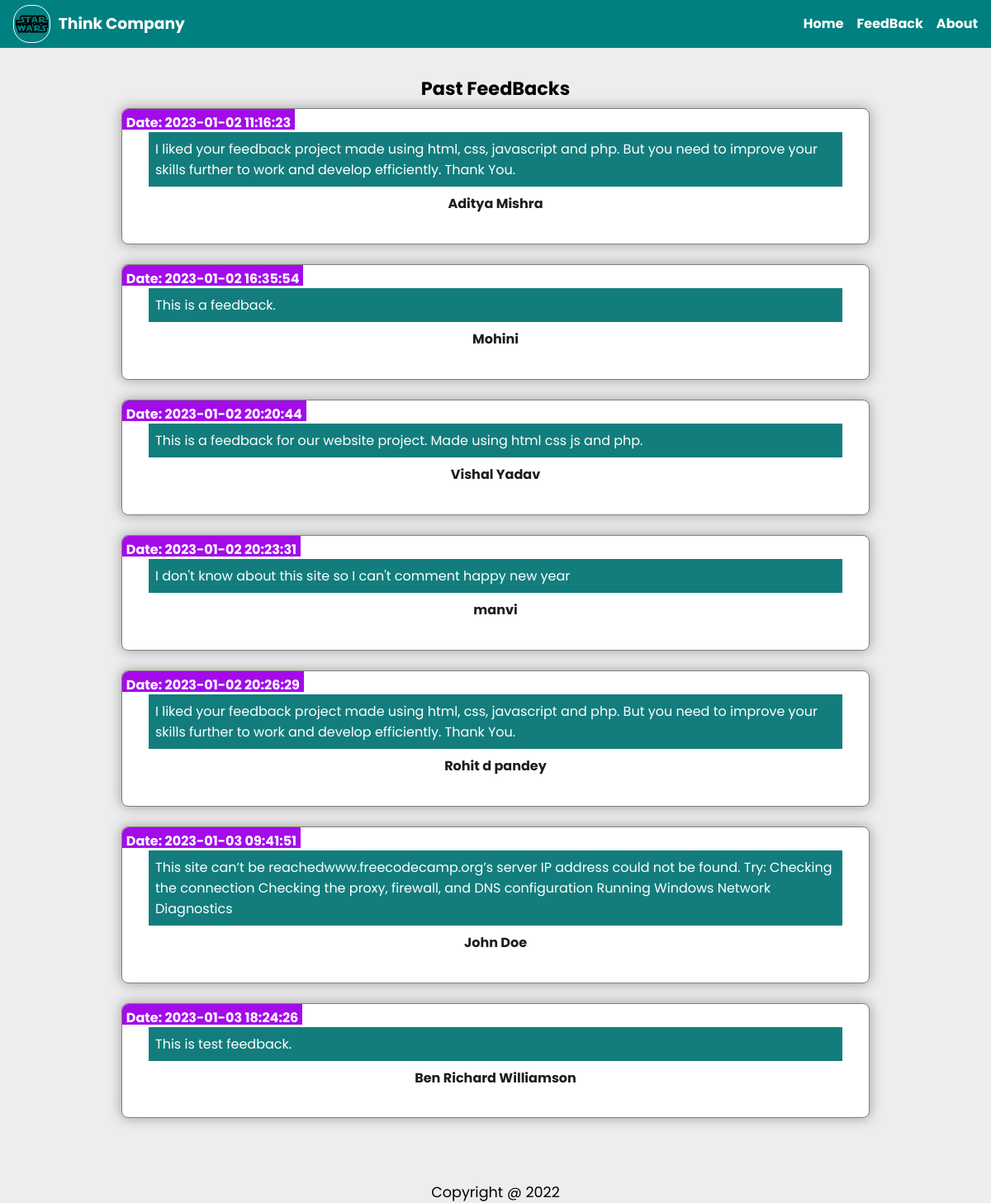
The app's page /home.php with its own data.
### tables this page shows
CREATE TABLE `feedbacks` (
  `id` int(11) NOT NULL,
  `name` varchar(255) NOT NULL,
  `email` varchar(255) NOT NULL,
  `body` text NOT NULL,
  `Date` datetime NOT NULL DEFAULT current_timestamp()
);

### home.php (the view, shortened to what this page needs)
<?php   include "Config/database.php"  ?>
<?php  include "Components/header.php";  ?>
<?php
$sql = 'SELECT * FROM feedbacks';
$result = mysqli_query($connec,$sql);
$feedback = mysqli_fetch_all($result,MYSQLI_ASSOC);
?>
<div class="feedback">
<h1 class="title">Past FeedBacks</h1>
<?php foreach($feedback as $key => $item ): ?>
   <div class="fb_card">
   <div class="date">
        <li>Date: <?php echo $item['Date']; ?></li>
     </div>
    <div class="card_body">
      <p> <?php echo $item['body']; ?> </p>
    </div>
    <div class="card_name">
      <h4> <?php echo $item['name']; ?> </h4>
      <br>
    </div>
    </div>
<?php endforeach; ?>
</div>
<?php  include "Components/footer.php";  ?>

### Components/header.php (shortened to what this page needs)
<!DOCTYPE html>
<html lang="en">
<head>
    <link rel="stylesheet" href="https://cdnjs.cloudflare.com/ajax/libs/font-awesome/4.7.0/css/font-awesome.min.css">
    <link rel="stylesheet" href="css/main.css">
</head>
<body>
    <div class="main_container">
        <nav>
            <div class="logo_with_name">
            <img src="images/logo.png" alt="logo">
            <h3>Think Company</h3>
            </div>
           <ul>
            <a href="home.php"><li>Home</li></a>
            <a href="index.php"><li>FeedBack</li></a>
            <a href="about.php"><li>About</li></a>
           </ul>
        </nav>

### Components/footer.php (shortened to what this page needs)
<footer>
            <p>Copyright @ 2022</p>
        </footer>
    </div>
</body>
</html>

### css/main.css (style rules this page uses)
* { margin: 0; padding: 0; font-family: "Poppins", sans-serif; }
nav { box-sizing: border-box; display: flex; flex-direction: row; float: left; justify-content: space-between; align-items: center; width: 100vw; background-color: teal; padding: 0.4em 1em 0.4em 1em; color: white; }
nav img { height: 2.5em; width: 2.5em; border: 1px solid; border-radius: 1.25em; padding: 0.1em; background-color: inherit; }
nav .logo_with_name { display: flex; float: left; align-items: center; gap: 0.6em; background-color: inherit; cursor: pointer; }
nav ul { list-style: none; padding-left: 0; display: flex; float: left; gap: 1em; }
nav ul a { text-decoration: none; color: white; font-weight: bolder; }
footer { display: flex; justify-content: center; padding-top: 3em; font-size: 1.1em; cursor: pointer; padding-bottom: auto; }
body { background-color: rgb(237, 237, 237); }
.feedback { display: flex; flex-direction: column; align-items: center; width: 100%; justify-content: center; padding-top: 2em; margin: 0; }
.feedback .title { margin-bottom: 0.3em; font-size: 1.4em; }
.feedback .fb_card { border: gray 1px solid; margin-bottom: 1.5em; padding: 0em 2em 2.2em 2em; border-radius: 0.5em; background-color: white; box-shadow: rgb(167, 165, 165) 0 0 15px 1px; width: 70%; }
.feedback .fb_card .card_body { background-color: rgb(19, 125, 125); padding: 0.5em; margin-bottom: 0.5em; color: white; }
.feedback .fb_card .card_name { display: flex; justify-content: center; color: rgb(32, 28, 28); }
.feedback .fb_card .date { width: -webkit-max-content; width: -moz-max-content; width: max-content; background-color: rgb(163, 11, 233); z-index: 2; list-style: none; margin-left: -2em; height: 1em; border-radius: 0.5em 0 0 0; padding: 0.3em; color: white; font-weight: bold; margin-bottom: 0.2em; }

### records on screen
feedbacks: Date "2023-01-02 11:16:23", body "I liked your feedback project made using html, css, javascript and php. But you need to improve your skills further to work and develop efficiently. Thank You.", name "Aditya Mishra"
feedbacks: Date "2023-01-02 16:35:54", body "This is a feedback.", name "Mohini"
feedbacks: Date "2023-01-02 20:20:44", body "This is a feedback for our website project. Made using html css js and php.", name "Vishal Yadav"
feedbacks: Date "2023-01-02 20:23:31", body "I don't know about this site so I can't comment happy new year", name "manvi"
feedbacks: Date "2023-01-02 20:26:29", body "I liked your feedback project made using html, css, javascript and php. But you need to improve your skills further to work and develop efficiently. Thank You.", name "Rohit d pandey"
feedbacks: Date "2023-01-03 09:41:51", body "This site can’t be reachedwww.freecodecamp.org’s server IP address could not be found. Try: Checking the connection Checking the proxy, firewall, and DNS configuration Running Windows Network Diagnostics", name "John Doe"
feedbacks: Date "2023-01-03 18:24:26", body "This is test feedback.", name "Ben Richard Williamson"
